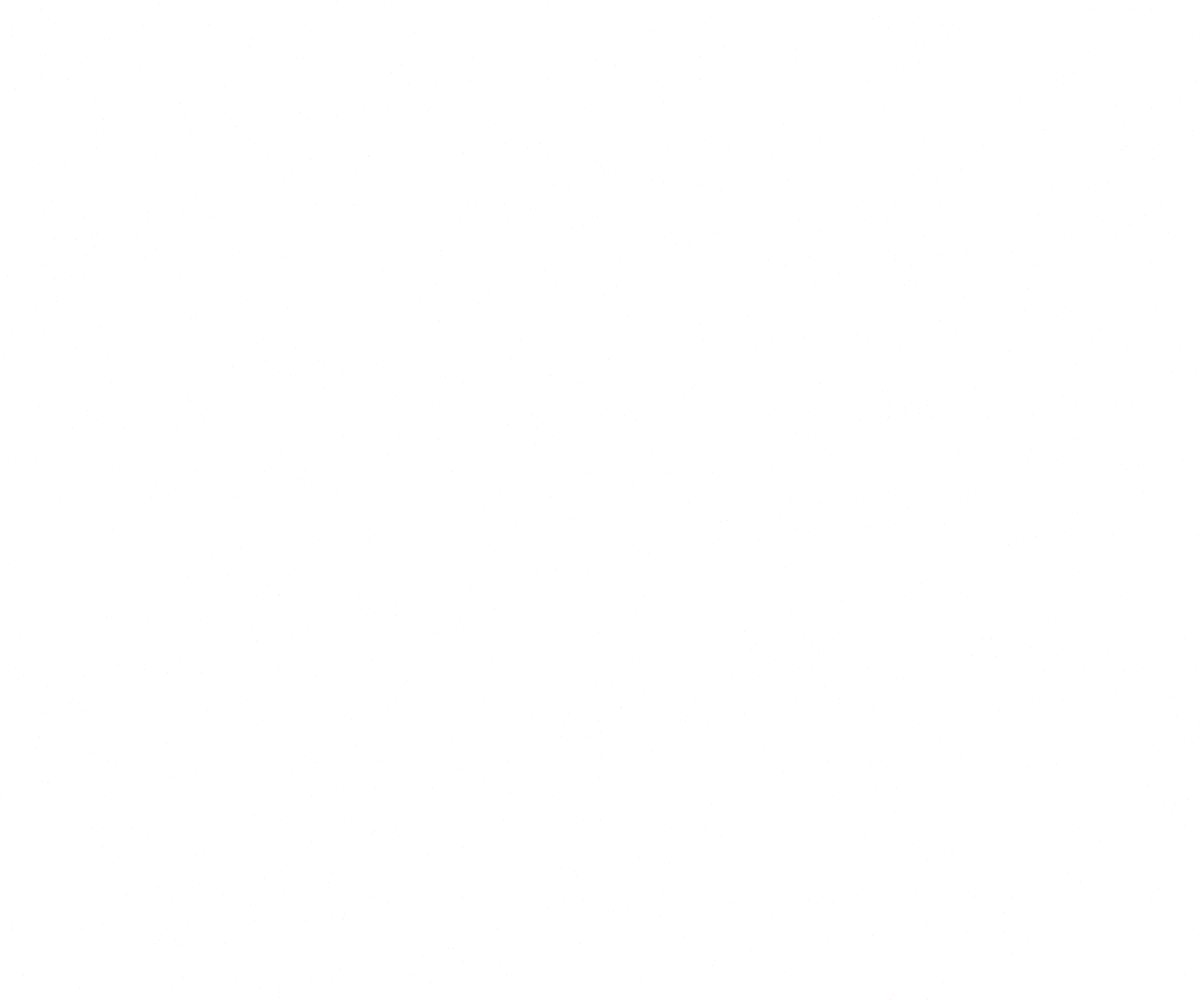
Frame 1 (no input)
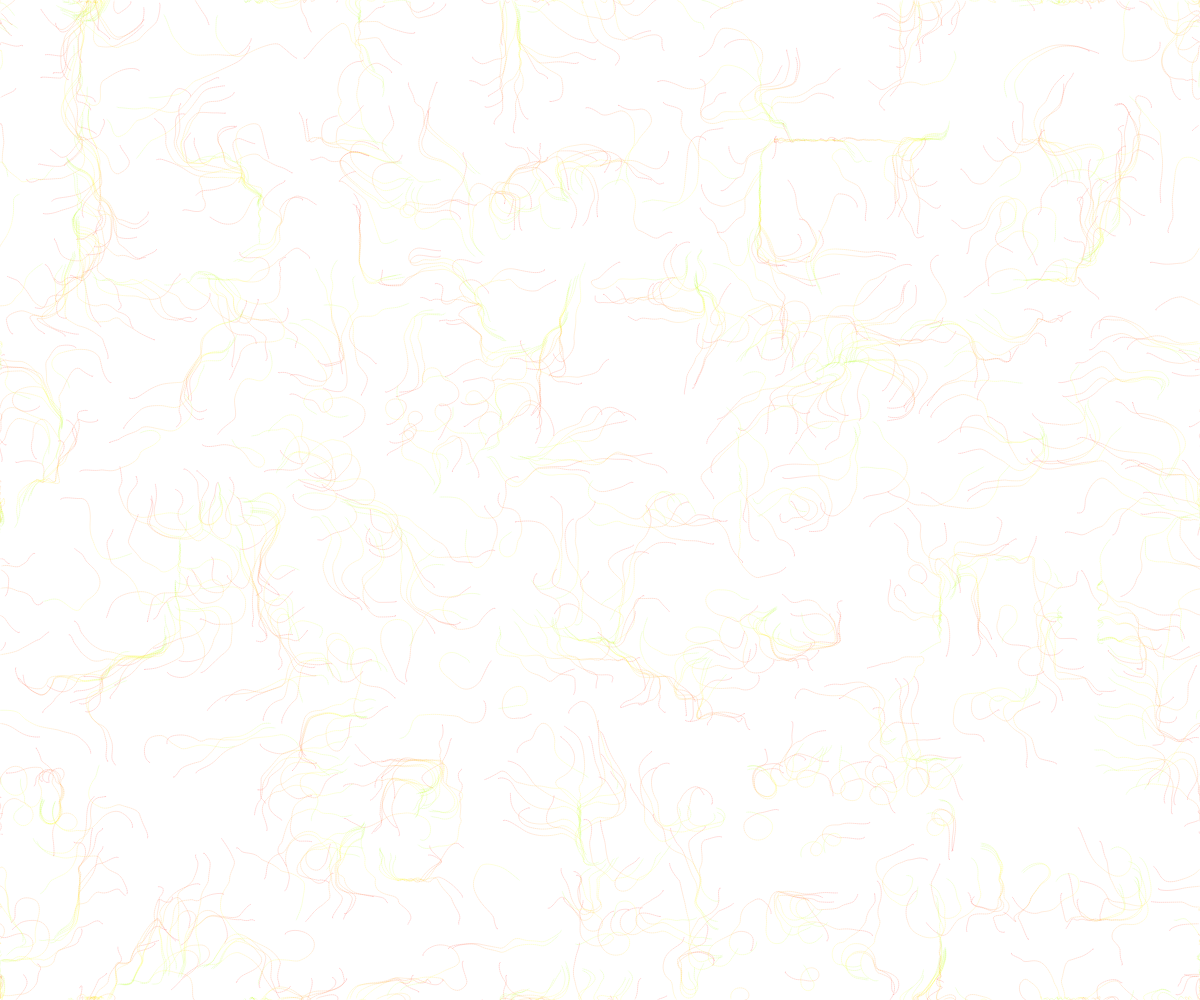
Frame 60 (no input)
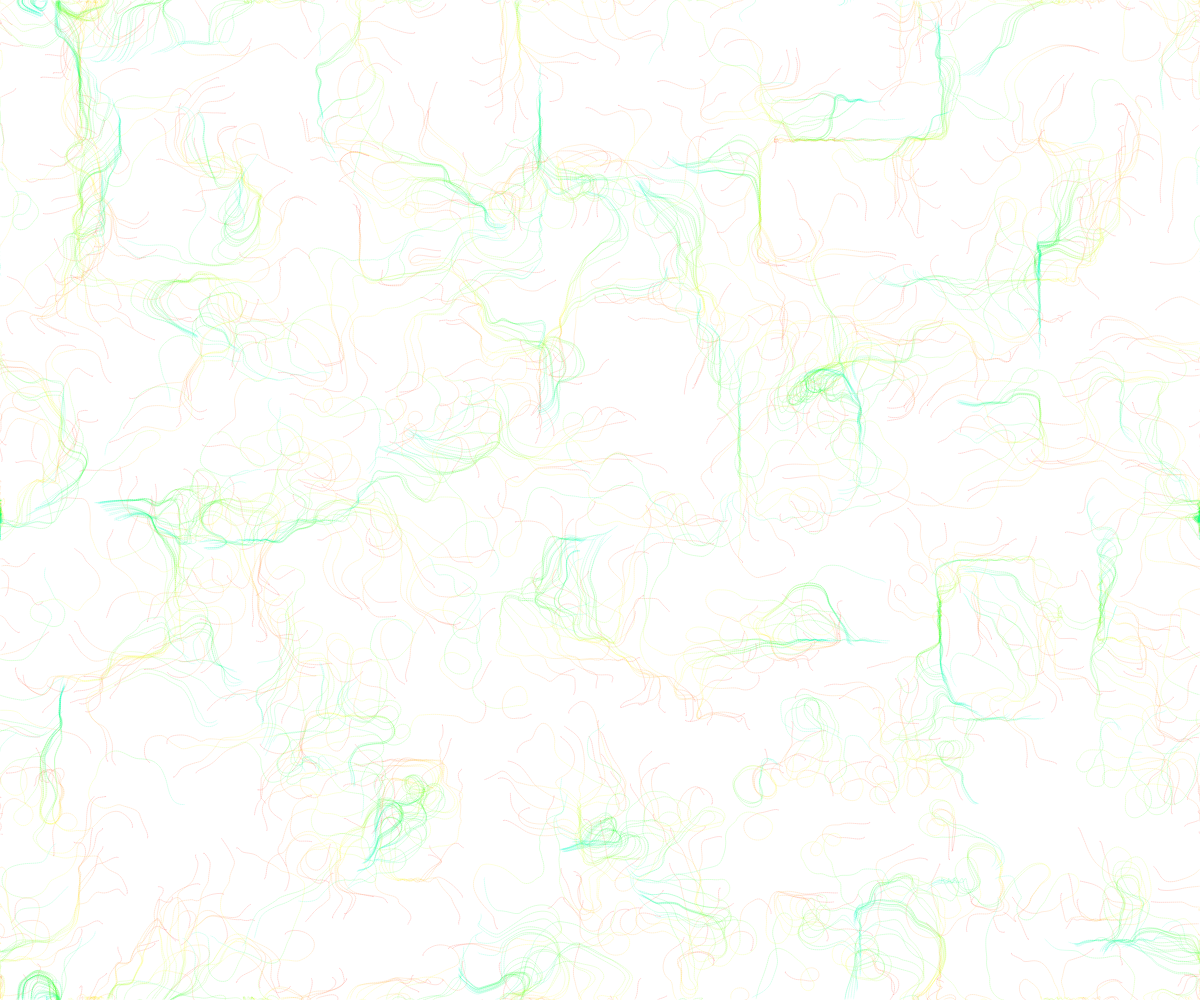
Frame 120 (the mouse pressed at the canvas centre since frame 60)

The p5.js sketch that drew these frames (run headless with seeded random() and noise() and a simulated clock; from frame 60 on, the mouse is pressed at the canvas centre):

// p5.js sketch
// ── sketch.js
var inc = 0.1;
var yoff;
var xoff;
var zoff = 0 ;
var rows;
var cols;
var wd =20;
var particles;

var flowField;

function setup() {
 createCanvas(windowWidth,windowHeight);
 colorMode(HSB,255);

 //pixelDensity(1);
 rows = floor(height/wd);
 cols = floor(width/wd);
 particles = [];

 flowField =[];

 for(var i=0; i<1000;i++ ){
   particles.push(new Particle());
 }
 background(255);
}

function draw() {

  yoff =0;
  for(var y=0; y< rows ; y++){
    xoff =0;
    for(var x=0; x< cols ; x++){
      var index  = (x + y*cols);

      var c  = noise(xoff,yoff,zoff)*TWO_PI*4;

      // pixels[index+0] = c;
      // pixels[index+1]= c;
      // pixels[index+2]= c;
      // pixels[index+3]= 255;
      //fill(c);
      //rect(x*wd,y*wd,wd,wd);
      v = p5.Vector.fromAngle(c);
      v.setMag(1);
      flowField[index] = v;

      //  stroke(0,25);
      //  push();
      //    translate(x*wd,y*wd + wd);
      //    rotate(v.heading());
      //   line(0,0,wd,0);
      //  pop();


      xoff+=inc;
    }
    yoff+=inc;
  }
  zoff+= 0.01
  particles.forEach(function(particle){
    particle.follow(flowField[particle.getCellNumber()]);
    particle.edges();
    particle.show();
    particle.update();


  });


  //updatePixels();
}

// ── particle.js
function Particle(){
  this.pos = createVector(random(width),random(height));
  this.vel = p5.Vector.random2D();
  this.acc = createVector(0,0);
  this.maxVel = 2;
  this.prePos = this.pos.copy();
  this.color = 0;

  this.update = function(){
    this.vel.add(this.acc);
    this.vel.limit(this.maxVel);
    this.pos.add(this.vel);
    this.acc.mult(0);


  }

  this.updatePrevious = function(){
    this.prePos.x = this.pos.x;
    this.prePos.y = this.pos.y;
  }
  this.edges  = function(){
    if(this.pos.x<0){
      this.pos.x = width;
      this.updatePrevious();
    }
    if(this.pos.x>width){
      this.pos.x = 0;
      this.updatePrevious();
    }
    if(this.pos.y<0){
      this.pos.y = height;
      this.updatePrevious();
    }
    if(this.pos.y>height){
      this.pos.y = 0;
      this.updatePrevious();
    }
  }
  this.applyForce = function(force){
    this.acc.add(force);
  }

  this.show = function(){
    stroke(this.color,255,255,25);
    //stroke(0,5);
    this.color += 1
    if(this.color > 255){
      this.color =0;
    }
    strokeWeight(1);
    //point(this.pos.x,this.pos.y);
    line(this.pos.x,this.pos.y,this.prePos.x,this.prePos.y);
    this.updatePrevious();
  }

  this.getCellNumber = function(){
    var cl = floor(this.pos.x / wd);
    var rw = floor(this.pos.y / wd) ;
    return rw*cols + cl;
  }

  this.follow = function(v){
    this.applyForce(v);
  }

}
